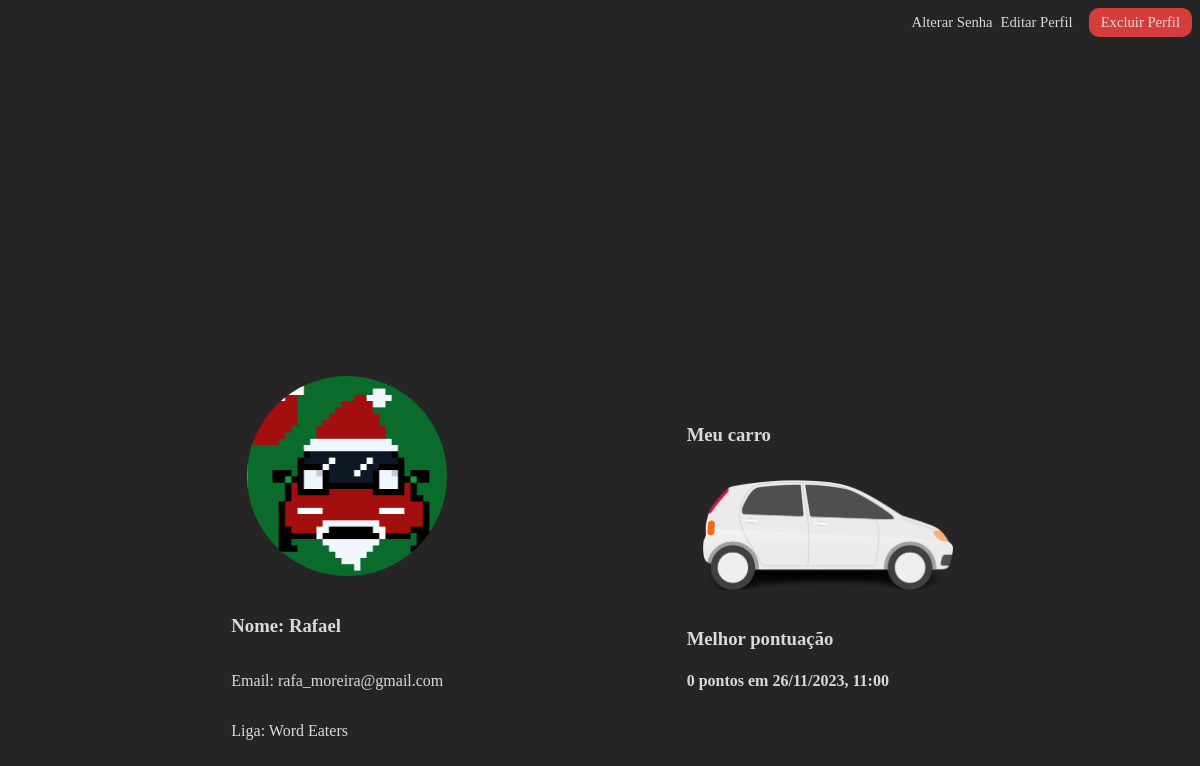
/user/profile.php (signed in), run on the app's committed database.
### tables this page shows
create table usuario (
        id int auto_increment primary key,
        nome varchar(20) not null unique,
        email varchar(40) not null unique,
        senha varchar(256) not null,
        imagem int default 1,
        carro int default 1,
        fk_liga int null
    );

create table liga (
        id int auto_increment primary key,
        nome varchar(20) not null unique,
        senha varchar(256),
        private boolean not null,
        imagem int default 1,
        fk_criador int not null
    );

### user/profile.php (the view, shortened to what this page needs)
<?php
    require("../database/credentials.php");
    $conn = mysqli_connect($servername, $username, $password, $dbname);
    $id_usuario = $_SESSION['id_usuario'];
    $sql = "SELECT usuario.nome, email, usuario.imagem, usuario.carro, liga.nome, pontuacao.pontuacao, pontuacao.data_reg FROM usuario INNER JOIN liga ON usuario.fk_liga = liga.id INNER JOIN pontuacao ON pontuacao.fk_usuario = usuario.id WHERE usuario.id = $id_usuario GROUP BY pontuacao.pontuacao ORDER BY pontuacao.pontuacao DESC LIMIT 1";
    if (mysqli_query($conn, $sql)) {
        $result = mysqli_query($conn, $sql);
        $row = mysqli_fetch_row($result);
        $nome = $row[0];
        $email = $row[1];
        $imagem = $row[2];
        $carro = $row[3];
        $liga = $row[4];
        $pontuacao = $row[5];
        $data = $row[6];
        $date = strtotime($data);
    } else{
        echo "Error: " . $sql . "<br>" . mysqli_error($conn);
    }
?>
<!DOCTYPE html>
<html lang="pt-br">
<head>
    <link rel="stylesheet" href="../style/fonts.css">
    <link rel="stylesheet" href="../style/user.css">
</head>
<body>
    <header>
        <a class="edition" href="#">Alterar Senha</a>
        <a class="edition" href="edit_user.php">Editar Perfil</a>
        <div class="exclude">
            <a href="#">Excluir Perfil</a>
        </div>
    </header>
    <main id="profile">
        <section id="main-info">
            <div id="user-img">
                <img src="../assets/img/profiles/user<?php echo $imagem; ?>.png" alt="User">
            </div>
            <h3>Nome: <?php echo $nome; ?></h3>
            <p>Email: <?php echo $email; ?></p>
            <p>Liga: <?php echo $liga; ?></p>
        </section>
        <section id="extra-info">
            <div id="user-car">
                <h3>Meu carro</h3>
                <img src="../assets/img/carros/carro<?php echo $carro; ?>.png" alt="Car">
            </div>
            <div id="user-best-score">
                <h3>Melhor pontuação</h3>
                <h4><?php echo $pontuacao; ?> pontos em
                    <span><?php echo date('d/m/Y, H:i', $date); ?></span>
                </h4>
        </section>
    </main>
</body>
</html>

### style/user.css (style rules this page uses)
body { background-color: #252525; display: flex; justify-content: center; align-items: center; }
header { position: absolute; top: 0px; width: 100%; display: flex; justify-content: flex-end; align-items: center; }
header #voltar, header .edition { color: #D9D9D9; font-family: 'Formula 1 regular'; font-size: 14pt; text-decoration: none; margin-right: 8px; }
header .sair, header .exclude { display: flex; background-color: #d63c3c; padding: 6px 12px; margin: 8px; border-radius: 10px; }
header .sair a, header .exclude a { color: #D9D9D9; font-family: 'Formula 1 regular'; font-size: 16pt; text-decoration: none; }
header .edition, header .exclude a { font-size: 11pt; }
main { margin-top: calc(50vh - 230px); width: 860px; height: 460px; border: 1px solid #D9D9D9; border-radius: 10px; display: flex; justify-content: center; align-items: center; }
#profile { width: 100%; height: 95vh; display: flex; justify-content: space-evenly; align-items: center; border: none; }
#main-info { height: 100%; display: flex; justify-content: center; flex-direction: column; font-family: 'Formula 1 regular'; color: #D9D9D9; }
#user-img img { width: 200px; height: 200px; border-radius: 50%; margin: 16px; }
#extra-info { height: 100%; display: flex; justify-content: center; flex-direction: column; font-family: 'Formula 1 regular'; color: #D9D9D9; }
#user-car img { width: 250px; height: auto; margin: 16px; }

### data on the page
usuario: nome "Rafael", email "rafa_moreira@gmail.com", fk_liga.nome "Word Eaters"

### other printed values
$pontuacao "0"
date('d/m/Y, H:i', $date) "26/11/2023, 11:00"
